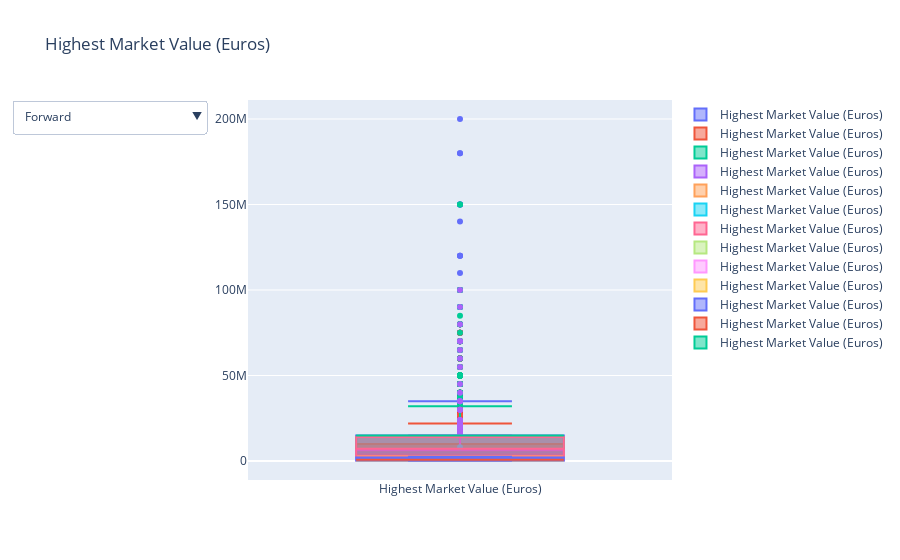

The notebook cell saved with this chart:
### Code cell
x = []
drop_menus = []
list_i = data.Position.unique().tolist()
fig = go.Figure()

for i in list_i:
    data_x = data[data.Position == i]
    fig.add_trace(
       go.Box(y = data_x['Highest Market Value (Euros)'].values.tolist(), name = 'Highest Market Value (Euros)')
       )

for i in range(len(list_i)):
    v_m = [False]*len(list_i)
    v_m[i] = True
    drop_menus.append(dict(label=list_i[i], method='update', args = [{"visible": v_m},{"title": i} ]))

    
fig.layout.update(title='Highest Market Value (Euros)',
   updatemenus = [
      go.layout.Updatemenu(
         direction = "down", yanchor = 'top', active = 0, x = -0.1, y = 1,
         buttons = drop_menus
      )
   ]
)
iplot(fig)

### Figure 1 — Plotly figure (JSON) as saved in the notebook; plotly's stock layout.template omitted (floating-point values rounded to 4 significant figures; data arrays with more than 128 entries replaced by an {"elided": "..."} marker saying what was removed)
{"data": [{"name": "Highest Market Value (Euros)", "type": "box", "y": {"elided": "1021 int values"}}, {"name": "Highest Market Value (Euros)", "type": "box", "y": {"elided": "1300 int values"}}, {"name": "Highest Market Value (Euros)", "type": "box", "y": {"elided": "1078 int values"}}, {"name": "Highest Market Value (Euros)", "type": "box", "y": {"elided": "431 int values"}}, {"name": "Highest Market Value (Euros)", "type": "box", "y": [900000, 3000000, 3000000, 500000]}, {"name": "Highest Market Value (Euros)", "type": "box", "y": [8000000, 750000, 200000, 600000, 700000, 1500000]}, {"name": "Highest Market Value (Euros)", "type": "box", "y": [500000, 14000000]}, {"name": "Highest Market Value (Euros)", "type": "box", "y": [400000, 2000000, 500000]}, {"name": "Highest Market Value (Euros)", "type": "box", "y": [300000, 1500000, 550000, 1500000]}, {"name": "Highest Market Value (Euros)", "type": "box", "y": [100000]}, {"name": "Highest Market Value (Euros)", "type": "box", "y": [600000, 150000, 2500000]}, {"name": "Highest Market Value (Euros)", "type": "box", "y": [750000]}, {"name": "Highest Market Value (Euros)", "type": "box", "y": [15000000]}], "layout": {"title": {"text": "Highest Market Value (Euros)"}, "updatemenus": [{"active": 0, "buttons": [{"args": [{"visible": [true, false, false, false, false, false, false, false, false, false, false, false, false]}, {"title": 0}], "label": "Forward", "method": "update"}, {"args": [{"visible": [false, true, false, false, false, false, false, false, false, false, false, false, false]}, {"title": 1}], "label": "Defender", "method": "update"}, {"args": [{"visible": [false, false, true, false, false, false, false, false, false, false, false, false, false]}, {"title": 2}], "label": "Midfielder", "method": "update"}, {"args": [{"visible": [false, false, false, true, false, false, false, false, false, false, false, false, false]}, {"title": 3}], "label": "Position: Goalkeeper", "method": "update"}, {"args": [{"visible": [false, false, false, false, true, false, false, false, false, false, false, false, false]}, {"title": 4}], "label": "Position: Left", "method": "update"}, {"args": [{"visible": [false, false, false, false, false, true, false, false, false, false, false, false, false]}, {"title": 5}], "label": "Position: Centre", "method": "update"}, {"args": [{"visible": [false, false, false, false, false, false, true, false, false, false, false, false, false]}, {"title": 6}], "label": "Position: Left Winger", "method": "update"}, {"args": [{"visible": [false, false, false, false, false, false, false, true, false, false, false, false, false]}, {"title": 7}], "label": "Position: Attacking Midfield", "method": "update"}, {"args": [{"visible": [false, false, false, false, false, false, false, false, true, false, false, false, false]}, {"title": 8}], "label": "Position: Central Midfield", "method": "update"}, {"args": [{"visible": [false, false, false, false, false, false, false, false, false, true, false, false, false]}, {"title": 9}], "label": "Position: Second Striker", "method": "update"}, {"args": [{"visible": [false, false, false, false, false, false, false, false, false, false, true, false, false]}, {"title": 10}], "label": "Position: Right", "method": "update"}, {"args": [{"visible": [false, false, false, false, false, false, false, false, false, false, false, true, false]}, {"title": 11}], "label": "Position: Right Winger", "method": "update"}, {"args": [{"visible": [false, false, false, false, false, false, false, false, false, false, false, false, true]}, {"title": 12}], "label": "Position: Defensive Midfield", "method": "update"}], "direction": "down", "x": -0.1, "y": 1, "yanchor": "top"}]}}
